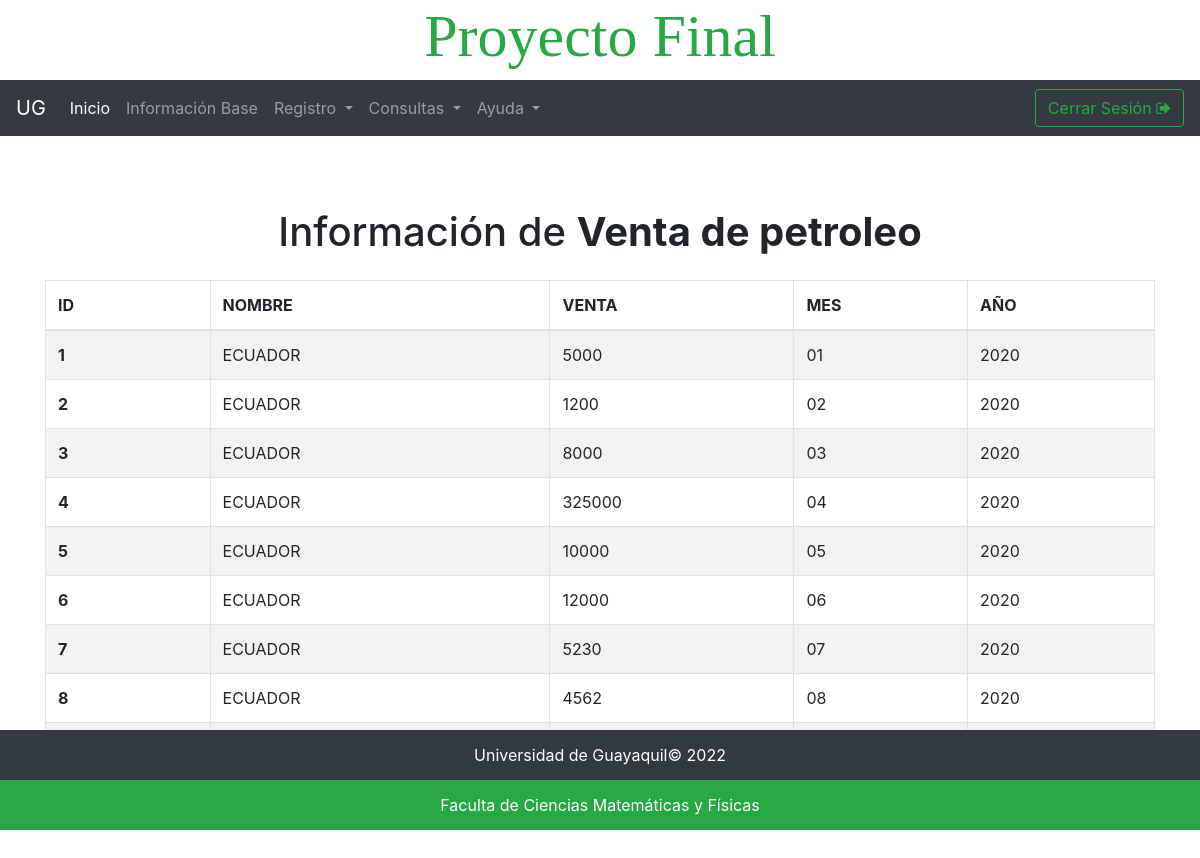
The page /vista/pagina3.php on the database its author committed.
### tables this page shows
CREATE TABLE IF NOT EXISTS PETROLEO_P3(
  ID INT(11) NOT NULL AUTO_INCREMENT,
  ID_PAIS   VARCHAR(100),
  VENTA	    DECIMAL,
  MES       VARCHAR(6),
  ANIO      VARCHAR(6),
  PRIMARY KEY (ID)
);

CREATE TABLE IF NOT EXISTS PAIS(
   ID         INT(11) NOT NULL AUTO_INCREMENT
  ,NOMBRE     VARCHAR(80) 
  ,NAME       VARCHAR(80) 
  ,NOM        VARCHAR(42) 
  ,ISO2       VARCHAR(5) 
  ,ISO3       VARCHAR(5) 
  ,PHONE_CODE VARCHAR(11)
  ,PRIMARY KEY (ID)
);

### vista/pagina3.php (the view, shortened to what this page needs)
<?php
include("../config/conexion.php");
$sql = "SELECT p.NOMBRE, pe.* FROM bd_php_p2.petroleo_p3 pe join bd_php_p2.pais p on p.id = pe.id_pais; ";
?>
<!DOCTYPE html>
<html lang="en">
<head>
    <?php include "../generales/head.php"; ?>
</head>
<body>
    <?php include_once "../generales/nav_bar.php" ?>
    <section class="container mt-5">
        <article class="row">
            <div class="col-md-12">
                <h1 class="mb-3 my-4 text-center titulo">
                    Información de
                    <strong class="letra-negra font-weight-bold titulo">Venta de petroleo </strong>
                </h1>
                <div class="table-wrapper-scroll-y my-custom-scrollbar">
                    <table class="table table-bordered table-striped mb-0 table-hover" style="width: 100%">
                        <thead>
                            <tr>
                                <th scope="col">ID</th>
                                <th scope="col">NOMBRE</th>
                                <th scope="col">VENTA</th>
                                <th scope="col">MES</th>
                                <th scope="col">AÑO</th>
                            </tr>
                        </thead>
                        <tbody>
                            <?php
                            $resultado = mysqli_query($conexion, $sql);
                            while ($srow = mysqli_fetch_assoc($resultado)) { ?>
                                <tr>
                                    <th scope="row"><?php echo $srow["ID"]; ?></th>
                                    <td scope="col"><?php echo $srow["NOMBRE"]; ?></td>
                                    <td scope="col"><?php echo $srow["VENTA"]; ?></td>
                                    <td scope="col"><?php echo $srow["MES"]; ?></td>
                                    <td scope="col"><?php echo $srow["ANIO"]; ?></td>
                                </tr>
                            <?php  }
                            mysqli_free_result($resultado); ?>
                        </tbody>
                    </table>
                </div>
            </div>
        </article>
    </section>
    <?php include_once "../generales/footer.php"; ?>
</body>
</html>

### generales/head.php
<link rel="stylesheet" href="../assets/dist/css/bootstrap.min.css" >
<link rel="stylesheet" href="../lib/font-awesome-4.7.0/css/font-awesome.min.css">
<link rel="stylesheet" href="../css/mis_estilos.css" ;>

### generales/nav_bar.php (shortened to what this page needs)
<h1 style="text-align: center; font-size: 60px; font-family: cooper; " class="titulo">Proyecto Final</h1>
<nav class="navbar navbar-expand-lg  navbar-dark bg-dark">
    <a class="navbar-brand" href="#">UG</a>
    <div class="collapse navbar-collapse" id="navbarSupportedContent">
        <ul class="navbar-nav mr-auto">
            <li class="nav-item active">
                <a class="nav-link" href="index.php">
                    Inicio
                </a>
            </li>
            <li class="nav-item">
                <a class="nav-link" href="img_bd.php">Información Base</a>
            </li>
            <li class="nav-item dropdown">
                <a class="nav-link dropdown-toggle" href="#" role="button" data-toggle="dropdown" aria-expanded="false">
                    Registro
                </a>
            </li>
            <li class="nav-item dropdown">
                <a class="nav-link dropdown-toggle" href="#" role="button" data-toggle="dropdown" aria-expanded="false">
                    Consultas
                </a>
            </li>
            <li class="nav-item dropdown">
                <a class="nav-link dropdown-toggle" href="#" role="button" data-toggle="dropdown" aria-expanded="false">
                    Ayuda
                </a>
            </li>
        </ul>
        <form class="form-inline my-2 my-lg-0">
            <a class="btn btn-outline-success my-2 my-sm-0" href="login.php">
                Cerrar Sesión
                <i class="fa fa-sign-out" aria-hidden="true"></i>
            </a>
        </form>
    </div>
</nav>

### generales/footer.php
<footer class="blog-footer">
    Universidad de Guayaquil&copy; 2022
    <div class="texto">Faculta de Ciencias Matemáticas y Físicas</div>
</footer>

### css/mis_estilos.css (style rules this page uses)
footer { background: #323a40; color: #ffffff; text-align: center; height: 50px; line-height: 50px; position: relative; bottom: 0; width: 100%; }
footer .texto { color: white; background: #28a745; text-align: center; }

### vista/pagina3.php (style rules this page uses)
.my-custom-scrollbar { position: relative; height: 450PX; overflow: auto; }
.table-wrapper-scroll-y { display: block; }

### rows shown on the page
petroleo_p3: ID "1", ID_PAIS.NOMBRE "ECUADOR", VENTA "5000", MES "01", ANIO "2020"
petroleo_p3: ID "2", ID_PAIS.NOMBRE "ECUADOR", VENTA "1200", MES "02", ANIO "2020"
petroleo_p3: ID "3", ID_PAIS.NOMBRE "ECUADOR", VENTA "8000", MES "03", ANIO "2020"
petroleo_p3: ID "4", ID_PAIS.NOMBRE "ECUADOR", VENTA "325000", MES "04", ANIO "2020"
petroleo_p3: ID "5", ID_PAIS.NOMBRE "ECUADOR", VENTA "10000", MES "05", ANIO "2020"
petroleo_p3: ID "6", ID_PAIS.NOMBRE "ECUADOR", VENTA "12000", MES "06", ANIO "2020"
petroleo_p3: ID "7", ID_PAIS.NOMBRE "ECUADOR", VENTA "5230", MES "07", ANIO "2020"
petroleo_p3: ID "8", ID_PAIS.NOMBRE "ECUADOR", VENTA "4562", MES "08", ANIO "2020"
